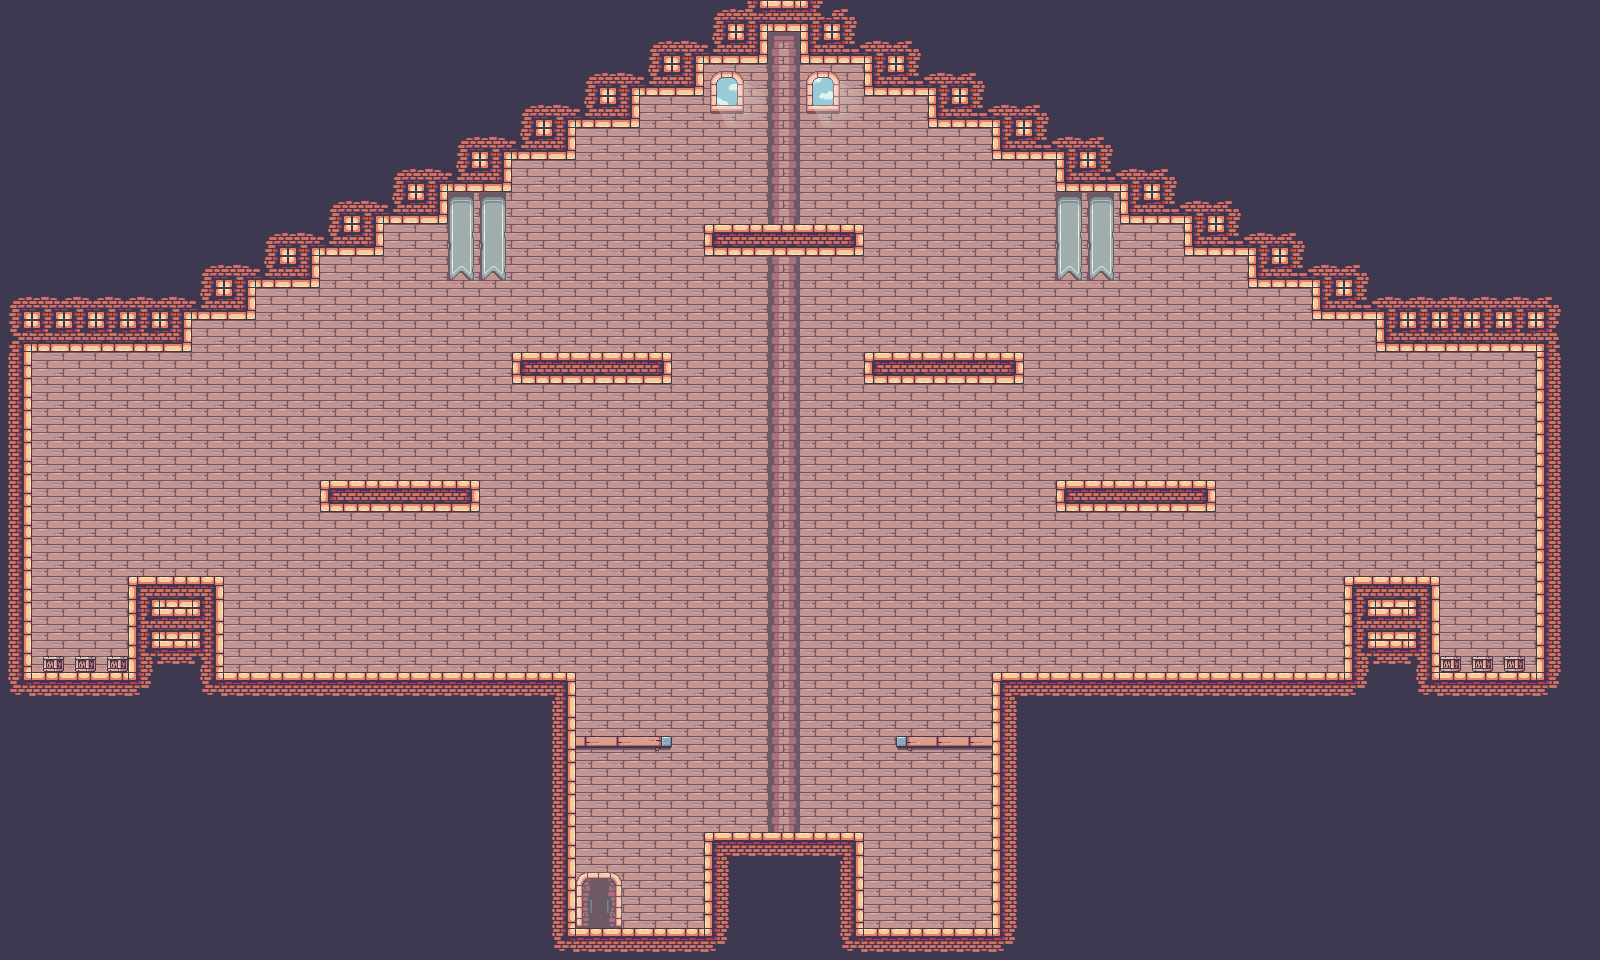

This game map was drawn from its Tiled (.tmx) file and the tilesets committed beside it. A one-line description and the trimmed map source follow:
An orthogonal 50x30 tile map with 32x32 px tiles, 2 tile layers (Background, PlatformAndObjects) and 42 objects.

<map version="1.4" tiledversion="1.4.2" orientation="orthogonal" renderorder="right-down" width="50" height="30" tilewidth="32" tileheight="32" infinite="0" nextlayerid="8" nextobjectid="47">
 <tileset firstgid="1" source="combine.tsx" />
 <layer id="1" name="Background" width="50" height="30" locked="1">
  <data>[1500 cells, 1500 non-empty, 11 distinct tile ids]</data>
 </layer>
 <layer id="2" name="PlatformAndObjects" width="50" height="30" locked="1">
  <data>[1500 cells, 830 non-empty, 49 distinct tile ids]</data>
 </layer>
 <objectgroup id="4" name="Collisions" locked="1">
  <object id="3" x="0" y="672" width="576" height="288" />
  <object id="4" x="128" y="576" width="96" height="96" />
  <object id="5" x="576" y="736" width="96" />
  <object id="6" x="896" y="736" width="96" />
  <object id="7" x="704" y="832" width="160" height="128" />
  <object id="8" x="576" y="928" width="128" height="32" />
  <object id="9" x="864" y="928" width="128" height="32" />
  <object id="10" x="992" y="672" width="608" height="288" />
  <object id="11" x="1344" y="576" width="96" height="96" />
  <object id="12" x="1536" y="352" width="64" height="320" />
  <object id="13" x="0" y="352" width="32" height="320" />
  <object id="15" x="320" y="480" width="160" height="32" />
  <object id="16" x="512" y="352" width="160" height="32" />
  <object id="17" x="704" y="224" width="160" height="32" />
  <object id="18" x="864" y="352" width="160" height="32" />
  <object id="19" x="1056" y="480" width="160" height="32" />
  <object id="20" x="0" y="288" width="192" height="64" />
  <object id="21" x="192" y="256" width="64" height="64" />
  <object id="22" x="256" y="224" width="64" height="64" />
  <object id="23" x="320" y="192" width="64" height="64" />
  <object id="24" x="384" y="160" width="64" height="64" />
  <object id="25" x="448" y="128" width="64" height="64" />
  <object id="26" x="512" y="96" width="64" height="64" />
  <object id="27" x="576" y="64" width="64" height="64" />
  <object id="28" x="640" y="32" width="64" height="64" />
  <object id="31" x="704" y="0" width="64" height="64" />
  <object id="32" x="800" y="32" width="64" height="32" />
  <object id="33" x="768" y="0" width="96" height="32" />
  <object id="34" x="864" y="32" width="64" height="64" />
  <object id="35" x="928" y="64" width="64" height="64" />
  <object id="37" x="992" y="96" width="64" height="64" />
  <object id="38" x="1056" y="128" width="64" height="64" />
  <object id="39" x="1120" y="160" width="64" height="64" />
  <object id="40" x="1184" y="192" width="64" height="64" />
  <object id="41" x="1248" y="224" width="64" height="64" />
  <object id="42" x="1312" y="256" width="64" height="64" />
  <object id="43" x="1376" y="288" width="224" height="64" />
 </objectgroup>
 <objectgroup id="5" name="Doors" locked="1">
  <object id="2" x="576" y="864" width="32" height="64" />
 </objectgroup>
 <objectgroup id="6" name="SpawnArea" locked="1">
  <object id="1" x="896" y="864" width="32" height="32" />
 </objectgroup>
 <objectgroup id="7" name="Enemies">
  <object id="44" x="160" y="480" width="32" height="32" />
  <object id="45" x="768" y="128" width="32" height="32" />
  <object id="46" x="1376" y="480" width="32" height="32" />
 </objectgroup>
</map>
